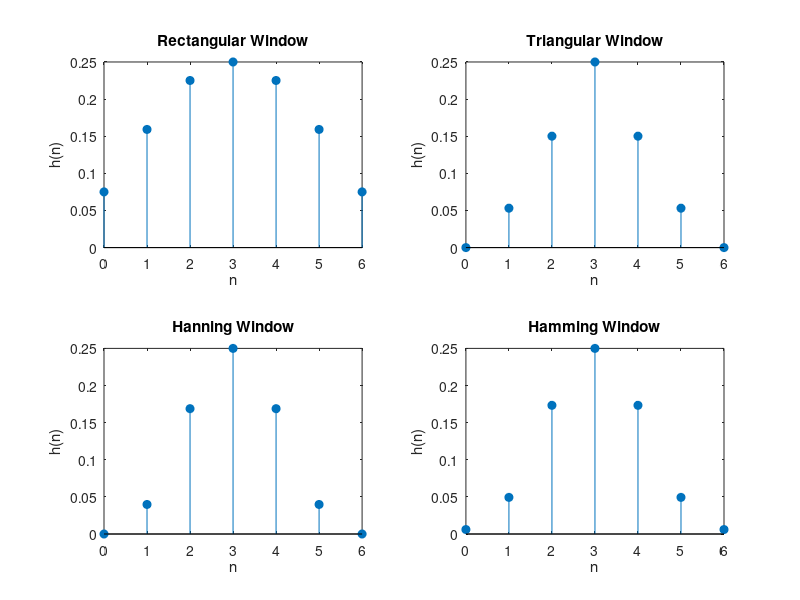

The MATLAB source for this figure:
clc; close all; clear all;
N = 7;
n = 0:N-1;
a = (N-1)/2;
wc = pi/4;

% Ideal impulse response (sinc function)
hd = sin(wc*(n - a)) ./ (pi * (n - a));
hd(a+1) = wc / pi;  % Handle division by zero at center

% Rectangular window
w_rect = ones(1, N);

% Triangular window
w_tri = 1 - (2 * abs(n - a)) / (N - 1);

% Hanning window
w_hann = 0.5 - 0.5 * cos(2 * pi * n / (N - 1));
%%
% 
%  PREFORMATTED
%  TEXT
% 

% Hamming window
w_hamm = 0.54 - 0.46 * cos(2 * pi * n / (N - 1));

% Apply windows
h_rect = hd .* w_rect;
h_tri  = hd .* w_tri;
h_hann = hd .* w_hann;
h_hamm = hd .* w_hamm;

% Display coefficients
disp('FIR coefficients with Rectangular Window:');
disp(h_rect);
disp('FIR coefficients with Triangular Window:');
disp(h_tri);
disp('FIR coefficients with Hanning Window:');
disp(h_hann);
disp('FIR coefficients with Hamming Window:');
disp(h_hamm);

% Plot all windows
figure;
subplot(2,2,1);
stem(n, h_rect, 'filled');
title('Rectangular Window');
xlabel('n'); ylabel('h(n)');

subplot(2,2,2);
stem(n, h_tri, 'filled');
title('Triangular Window');
xlabel('n'); ylabel('h(n)');

subplot(2,2,3);
stem(n, h_hann, 'filled');
title('Hanning Window');
xlabel('n'); ylabel('h(n)');

subplot(2,2,4);
stem(n, h_hamm, 'filled');
title('Hamming Window');
xlabel('n'); ylabel('h(n)');